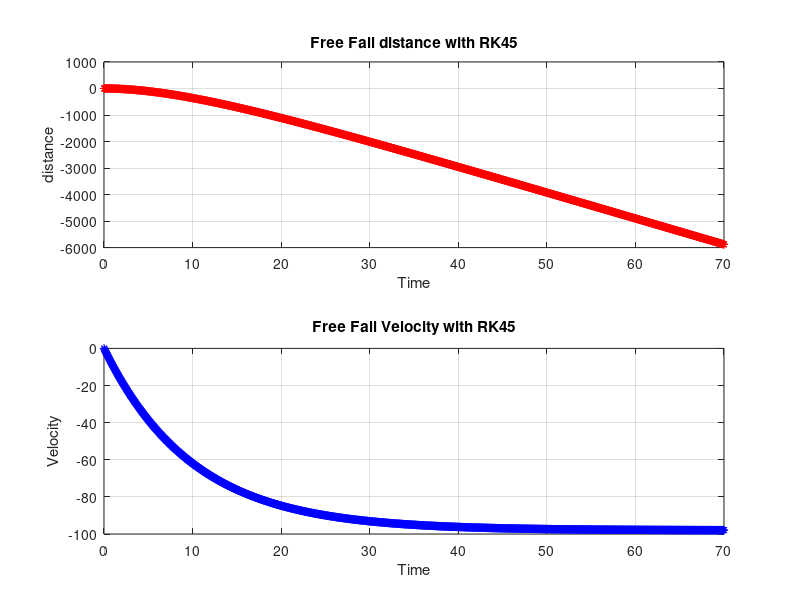

Reproduce this figure in MATLAB.
clear all;
close all;
clf;
%CFree Fall using Ode45
x0=[1,0]   %CI
t=0:0.05:70;  
g=9.8; 
m=1;
c=0.1;
vt=m*g/c;

f=@(t,x)[x(2); -g*(1+(x(2))/vt)];
[t,x]=ode45(f,[t],x0);

subplot(2,1,1)
plot(t,x(:,1),'*r')
grid on;
xlabel('Time'), ylabel('distance');
title('Free Fall distance with RK45')

subplot(2,1,2)
plot(t,x(:,2),'*b')
grid on;
xlabel('Time'), ylabel('Velocity');
title('Free Fall Velocity with RK45')
